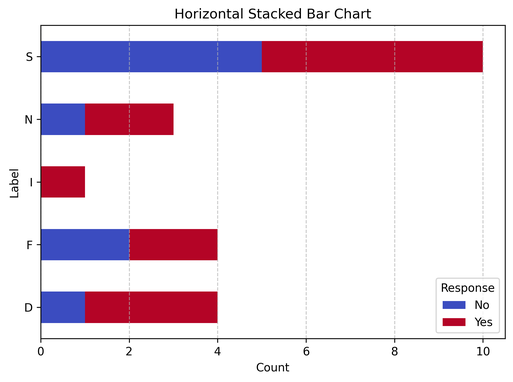
#> input picture images/bar.png, 513 x 382 px, shrunk from 1889 x 1406 before the run, found by its file name
$ python collate.py
#> lines starting #> are read from the running program, lines starting #| are printed output that depends on the picture
import matplotlib.pyplot as plt
import matplotlib.image as mpimg
import os

if not os.path.exists('images'):
    os.makedirs('images')

bar_img = mpimg.imread('images/bar.png')
#> bar_img is the input picture: shape (382, 513, 4) float32; mean R, G, B, A 0.908, 0.848, 0.89, 1
sankey_img = mpimg.imread('images/sankey.png')
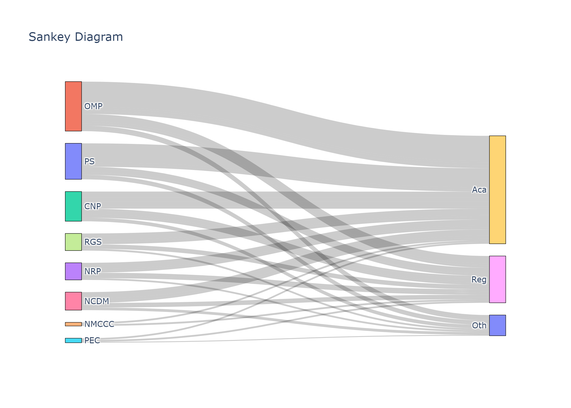
#> input picture images/sankey.png, 571 x 408 px, shrunk from 2100 x 1500 before the run, found by its file name
#> sankey_img is the input picture: shape (408, 571, 4) float32; mean R, G, B, A 0.931, 0.928, 0.928, 1
network_img = mpimg.imread('images/network.png')
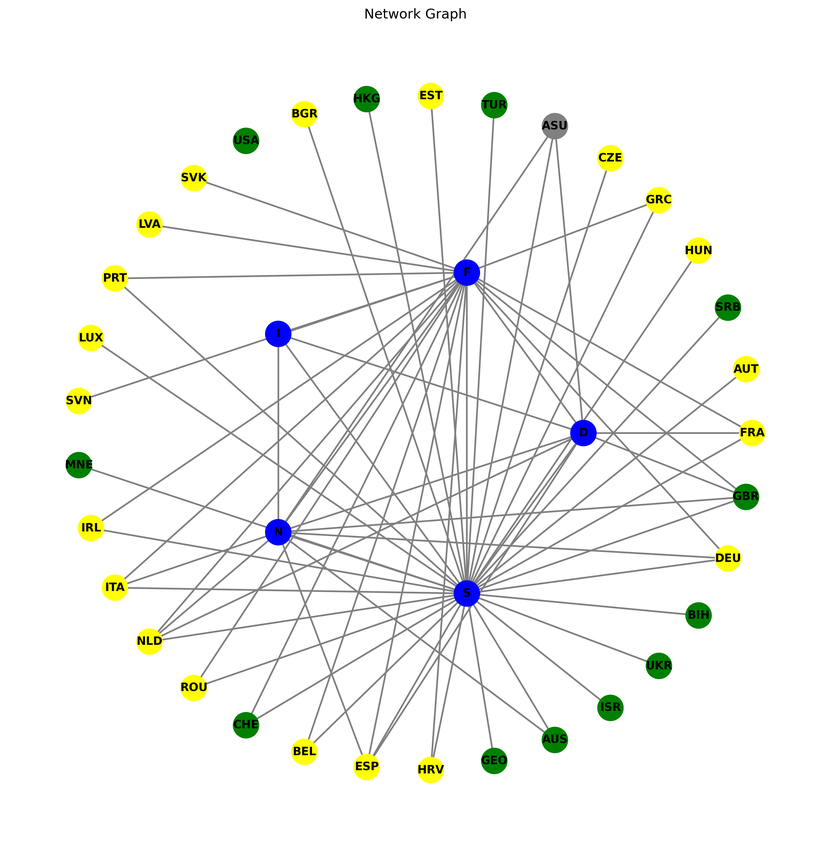
#> input picture images/network.png, 831 x 849 px, shrunk from 3060 x 3123 before the run, found by its file name
#> network_img is the input picture: shape (849, 831, 4) float32; mean R, G, B, A 0.958, 0.961, 0.949, 1

fig = plt.figure(figsize=(12, 10))

fig.subplots_adjust(wspace=0.2, hspace=0.2)

ax1 = fig.add_subplot(2, 2, 1)
ax1.imshow(bar_img)
ax1.set_title('Bar Chart')

ax2 = fig.add_subplot(2, 2, 3)
ax2.imshow(sankey_img)
ax2.set_title('Sankey Diagram')

ax3 = fig.add_subplot(2, 2, (2, 4))
ax3.imshow(network_img)
ax3.set_title('Network Graph')

collated_image_path = 'images/collated_output.png'
plt.savefig(collated_image_path, dpi=300, bbox_inches='tight')
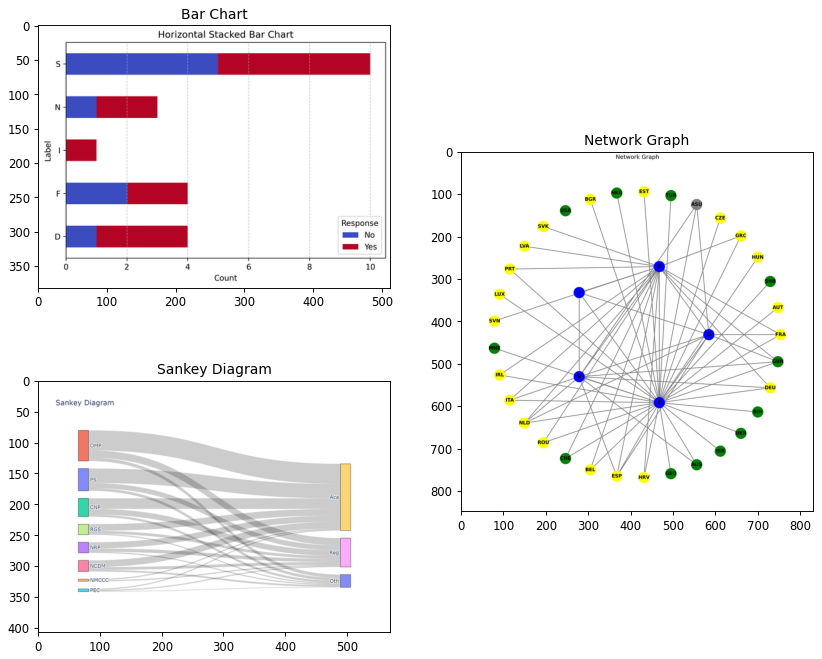
#> figure drawn by matplotlib, 3 panels

plt.show()
